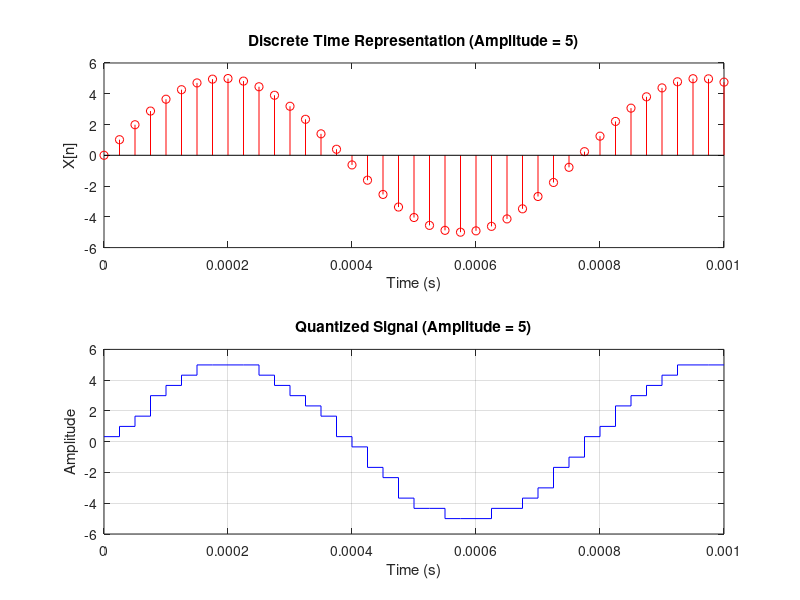

This figure's MATLAB source:
% Parameters for the second signal
fs2 = 40e3;               % Sampling frequency
fc2 = 13;                 % Signal frequency
t2 = 0:1/fs2:0.001;       % Discrete time vector
x2 = 5 * sin(2 * pi * fc2 * 100 * t2); % Discrete signal

% Quantization for the second signal
n = 4;                   % Number of bits
L = (2^n) - 1;           % Number of quantization levels
delta2 = (max(x2) - min(x2)) / L; % Step size for quantization
xq2 = min(x2) + round((x2 - min(x2)) / delta2) * delta2; % Quantized signal

% Plotting for the second signal
figure;
subplot(2, 1, 1);
stem(t2, x2, 'r');
title('Discrete Time Representation (Amplitude = 5)');
xlabel('Time (s)');
ylabel('X[n]');

subplot(2, 1, 2);
stairs(t2, xq2, 'b');
title('Quantized Signal (Amplitude = 5)');
xlabel('Time (s)');
ylabel('Amplitude');
grid on;